Frame 1 (no input): blank canvas, image omitted
Frame 60 (the mouse pressed at the canvas centre just before this capture): blank canvas, image omitted
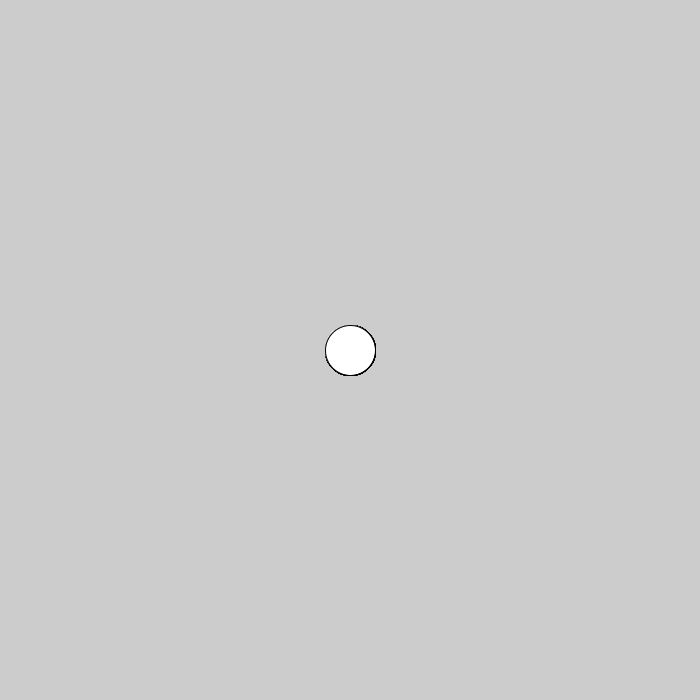
Frame 120 (the mouse held since frame 60 and released just before this capture)

The Processing sketch whose frames 1 and 60 were blank and that drew this single picture after the mouse press (run headless with seeded random() and noise(); from frame 60 on, the mouse is pressed at the canvas centre):

// Processing sketch: MattB_Assignment_2
// ── MattB_Assignment_2.pde

void setup(){
  
  size(700,700);
  smooth();
}

void draw(){
 
if(!(pmouseX== 0 && pmouseY == 0))  { 
 
  
  int s = 5; 
  int m = 15;
  int l = 30;
  int xl = 50;
  
  
  
  if(!mousePressed) line(pmouseX,pmouseY,mouseX,mouseY);
   fill(255);
   strokeWeight(1);
   
  if ((mouseX>width/2)&&(mouseY>height/2)){
  fill(255);
  strokeWeight(1);
    ellipse(mouseX,mouseY, l,l);
  }
  
  else if ((mouseX < width/2)&&(mouseY>width/2)){
  fill(255);  
    ellipse(mouseX,mouseY, m,m);
  }
 
  else if ((mouseX < width/2)&&(mouseY<width/2)){
  fill(255);  
    ellipse(mouseX,mouseY, s,s);
  }  
  else {ellipse(mouseX,mouseY, xl,xl);} 
  
}

}
